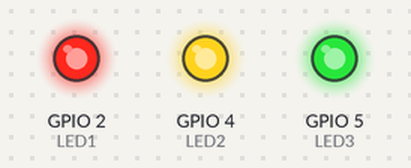
This sketch was run on a simulated ESP32-S3. Parts: output pins drawn as LEDs (lit = HIGH).

Above: at 0.05 s.
At 0.25 s:
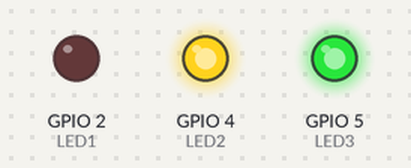
At 0.65 s:
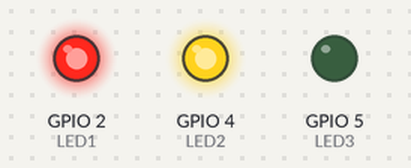
At 1.35 s:
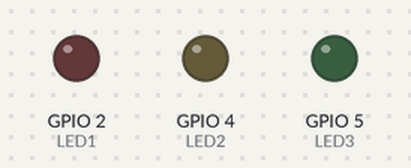
At 2.15 s:
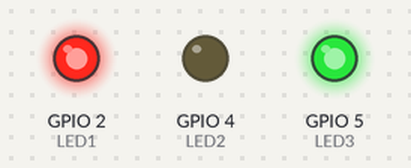
At 2.85 s:
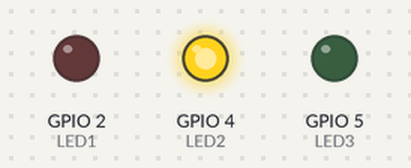
Timing chart, 0 to 3.1 s (numbered marks = the images above):
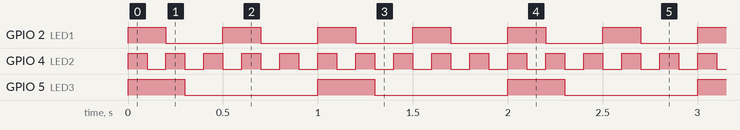

The sketch:

sketch.ino
```cpp
#include <Arduino.h> //Essential for running Arduino sketches on ESP32.

#define LED1 2  //Using #define makes the code easier to read and change later.
#define LED2 4
#define LED3 5

void task1(void *pvParameters) { //This defines a FreeRTOS task function. Every task has this format.
  TickType_t xLastWakeTime = xTaskGetTickCount();  //Records the current time (in ticks) when the task starts
  const TickType_t period = 500 / portTICK_PERIOD_MS; //Sets the task period in FreeRTOS ticks.
  for (;;) { //Infinie loop
    digitalWrite(LED1, HIGH); //LED1 on
    vTaskDelay(200 / portTICK_PERIOD_MS); //  Keeps LED1 on for 200 ms (computation time, like task execution).
    digitalWrite(LED1, LOW); // LED1 off
    vTaskDelayUntil(&xLastWakeTime, period); // Waits until the next period starts.
  } // Key Concept: vTaskDelayUntil helps create rate-monotonic periodic tasks.
}

// Same structure as task1, but with different periods and computation times:
// task2: period = 200 ms, computation = 100 ms → highest priority (shortest period).
// task3: period = 1000 ms, computation = 300 ms → lowest priority (longest period).
// By RM scheduling, tasks with shorter periods get higher priorities.

void task2(void *pvParameters) {
  TickType_t xLastWakeTime = xTaskGetTickCount();
  const TickType_t period = 200 / portTICK_PERIOD_MS;
  for (;;) {
    digitalWrite(LED2, HIGH);
    vTaskDelay(100 / portTICK_PERIOD_MS);
    digitalWrite(LED2, LOW);
    vTaskDelayUntil(&xLastWakeTime, period);
  }
}

void task3(void *pvParameters) {
  TickType_t xLastWakeTime = xTaskGetTickCount();
  const TickType_t period = 1000 / portTICK_PERIOD_MS;
  for (;;) {
    digitalWrite(LED3, HIGH);
    vTaskDelay(300 / portTICK_PERIOD_MS);
    digitalWrite(LED3, LOW);
    vTaskDelayUntil(&xLastWakeTime, period);
  }
}

void setup() {
  pinMode(LED1, OUTPUT); //configure GPIO pins as outputs so they can drive LEDs.
  pinMode(LED2, OUTPUT);
  pinMode(LED3, OUTPUT);

  xTaskCreate(task1, "Task1", 1024, NULL, 1, NULL); //Priority → 1 (lowest) to 3 (highest).
  xTaskCreate(task2, "Task2", 1024, NULL, 3, NULL);
  xTaskCreate(task3, "Task3", 1024, NULL, 2, NULL);
  //FreeRTOS priority determines preemption. Higher priority tasks can interrupt lower priority ones.
}
void loop() {}
// loop() runs repeatedly in standard Arduino sketches, but in FreeRTOS, all work is done inside tasks.
// Here, loop() is empty because the scheduler runs tasks independently.
```

Measured:
- by itself, GPIO 2 (LED1): alternates HIGH for 0.20 s and LOW for 0.30 s
- by itself, GPIO 4 (LED2): alternates HIGH for 0.10 s and LOW for 0.10 s
- by itself, GPIO 5 (LED3): alternates HIGH for 0.30 s and LOW for 0.70 s
